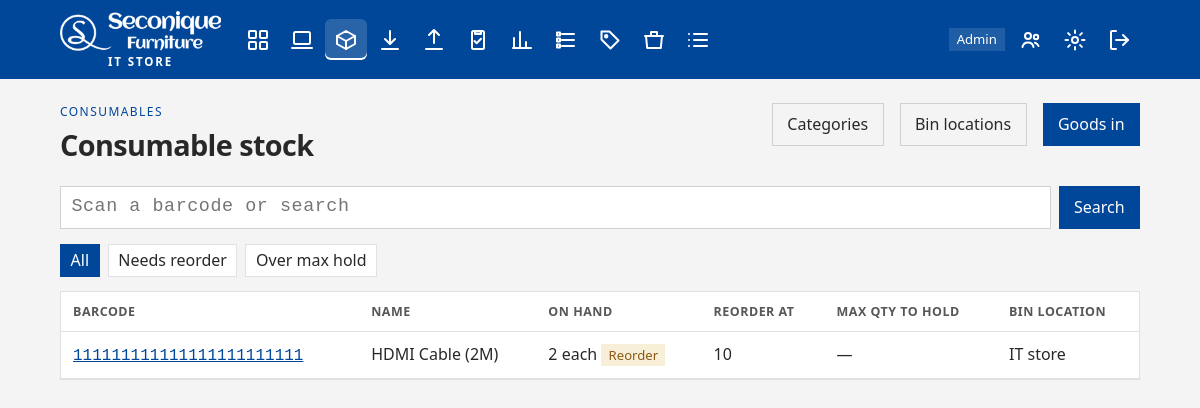
The app's page /consumables/ (signed in) with its own data.
### stockroom/models.py (models this page shows, shortened)
class Consumable(models.Model):
    barcode = models.CharField(max_length=64, primary_key=True)
    name = models.CharField(max_length=200)
    category = models.CharField(max_length=100)
    attributes = models.TextField(
        blank=True,
        help_text="Separate each attribute with a comma, for example: HDMI, 2m, black.",
    )
    unit = models.CharField(max_length=30, default="each")
    quantity_on_hand = models.PositiveIntegerField(default=0)
    reorder_level = models.PositiveIntegerField(default=0)
    reorder_quantity = models.PositiveIntegerField(default=1)
    max_qty_to_hold = models.PositiveIntegerField(
        "max qty to hold",
        default=0,
        help_text="The most of this item the store should keep. Zero means there is no maximum.",
    )
    location = models.CharField("bin location", max_length=100, blank=True)
    supplier = models.CharField(max_length=200, blank=True)
    notes = models.TextField(blank=True)
    updated_at = models.DateTimeField(auto_now=True)
    class Meta:
        db_table = "consumables"
        ordering = ["name", "barcode"]
        indexes = [
            models.Index(fields=["category"], name="consumable_category_idx"),
        ]
    @property
    def needs_reorder(self):
        return self.quantity_on_hand <= self.reorder_level
    @property
    def over_max_hold(self):
        return self.max_qty_to_hold > 0 and self.quantity_on_hand > self.max_qty_to_hold

### stockroom/views/consumables.py (the view, shortened to what this page needs)
# urls.py: path("consumables/", consumables.consumable_list, name="consumable_list"),
@role_required(STANDARD, ADMIN)
def consumable_list(request):
    query = request.GET.get("q", "").strip()
    if query and Consumable.objects.filter(pk=query).exists():
        return redirect("consumable_detail", barcode=query)
    items = Consumable.objects.all()
    low_only = request.GET.get("low") == "1"
    over_only = request.GET.get("over") == "1"
    if low_only:
        items = items.filter(quantity_on_hand__lte=F("reorder_level"))
    elif over_only:
        items = items.filter(
            max_qty_to_hold__gt=0, quantity_on_hand__gt=F("max_qty_to_hold")
        )
    return render(
        request,
        "stockroom/consumables/list.html",
        {
            "page_obj": paginate(request, items),
            "query": query,
            "low_only": low_only,
            "over_only": over_only,
        },
    )

### stockroom/context_processors.py (called while the page is built)
def stockroom_context(request):
    user = request.user
    if not user.is_authenticated:
        return {"scanner_auto_submit": True, "store_role": None}
    prefs = get_settings(user)
    return {
        "store_role": primary_role(user),
        "is_store_admin": has_role(user, (ADMIN,)),
        "is_operational": has_role(user, OPERATIONAL),
        "can_report": has_role(user, REPORTING_ACCESS),
        "scanner_auto_submit": prefs.scanner_auto_submit,
        "store_settings": prefs,
    }

### stockroom/converters.py (called while the page is built)
    def to_url(self, value):
        return value

### stockroom/models.py (called while the page is built)
def get_settings(user):
    setting, _created = UserSetting.objects.get_or_create(user=user)
    return setting

### stockroom/roles.py (called while the page is built, shortened)
def role_names(user):
    if not getattr(user, "is_authenticated", False):
        return set()
    names = set(user.groups.values_list("name", flat=True))
    if user.is_superuser:
        names.add(ADMIN)
    return names

def has_role(user, roles):
    return bool(role_names(user) & set(roles))

def primary_role(user):
    names = role_names(user)
    if ADMIN in names:
        return ADMIN

### stockroom/views/common.py (called while the page is built)
def role_required(*roles):
    def decorator(view):
        @login_required
        @wraps(view)
        def wrapper(request, *args, **kwargs):
            if not has_role(request.user, roles):
                messages.error(
                    request, "Your account does not have access to that page."
                )
                return redirect(home_url_name(request.user))
            return view(request, *args, **kwargs)
        return wrapper
    return decorator

def paginate(request, queryset):
    prefs = get_settings(request.user)
    paginator = Paginator(queryset, prefs.records_per_page or 25)
    return paginator.get_page(request.GET.get("page"))

### stockroom/templates/stockroom/consumables/list.html (shortened to what this page needs)
{% extends "stockroom/base.html" %}
{% block content %}
<header class="page-head">
  <div>
    <p class="eyebrow">Consumables</p>
    <h1>Consumable stock</h1>
  </div>
  <div class="page-actions">
    {% if is_store_admin %}
      <a class="btn btn-ghost" href="{% url 'asset_category_list' %}">Categories</a>
      <a class="btn btn-ghost" href="{% url 'bin_location_list' %}">Bin locations</a>
    {% endif %}
    <a class="btn btn-primary" href="{% url 'goods_in_consumable' %}">Goods in</a>
  </div>
</header>
<form class="search" method="get">
  <input id="q" name="q" class="input barcode-input" value="{{ query }}" placeholder="Scan a barcode or search" autocomplete="off" autocapitalize="off" spellcheck="false" data-scan-mode="submit" autofocus>
  <button class="btn btn-primary" type="submit">Search</button>
</form>
<div class="filters">
  <a href="{% url 'consumable_list' %}" {% if not low_only and not over_only %}aria-current="true"{% endif %}>All</a>
  <a href="?low=1{% if query %}&amp;q={{ query|urlencode }}{% endif %}" {% if low_only %}aria-current="true"{% endif %}>Needs reorder</a>
  <a href="?over=1{% if query %}&amp;q={{ query|urlencode }}{% endif %}" {% if over_only %}aria-current="true"{% endif %}>Over max hold</a>
</div>
{% if page_obj.paginator.count %}
  <div class="table-wrap">
    <table>
      <thead>
        <tr>
          <th>Barcode</th><th>Name</th><th>On hand</th><th>Reorder at</th><th>Max qty to hold</th><th>Bin location</th>
        </tr>
      </thead>
      <tbody>
        {% for item in page_obj %}
          <tr>
            <td data-label="Barcode"><a class="mono" href="{% url 'consumable_detail' item.barcode %}">{{ item.barcode }}</a></td>
            <td data-label="Name">{{ item.name }}</td>
            <td data-label="On hand">
              {{ item.quantity_on_hand }} {{ item.unit }}
              {% if item.needs_reorder %}<span class="pill pill-warn">Reorder</span>{% endif %}
            </td>
            <td data-label="Reorder at">{{ item.reorder_level }}</td>
            <td data-label="Max qty to hold">{% if item.max_qty_to_hold %}{{ item.max_qty_to_hold }}{% else %}—{% endif %}</td>
            <td data-label="Bin location">{{ item.location|default:"—" }}</td>
          </tr>
        {% endfor %}
      </tbody>
    </table>
  </div>
{% else %}
  <section class="panel empty-panel">
    <h2>No consumables match</h2>
    <p>Receive a consumable to start the usage log.</p>
  </section>
{% endif %}
{% endblock %}

### stockroom/templates/stockroom/base.html (shortened to what this page needs)
<!DOCTYPE html>
<html lang="en-GB">
<head>
  {% load static %}
  <link rel="stylesheet" href="{% static 'stockroom/css/app.css' %}?v=14">
</head>
<body class="{% block body_class %}{% endblock %}" data-scanner-submit="{{ scanner_auto_submit|yesno:'true,false' }}">
  {% block nav %}
  <header class="topbar">
    <div class="topbar-inner">
      <a class="brand" href="{% url 'home' %}">
        <img src="{% static 'stockroom/img/seconique-logo-white.png' %}?v=2" alt="Seconique Furniture">
        <small>IT Store</small>
      </a>
      <nav class="nav" aria-label="Primary">
        {% if is_operational %}
          <a href="{% url 'dashboard' %}" aria-label="Dashboard" >{% include "stockroom/partials/icon.html" with icon="dashboard" %}</a>
          <a href="{% url 'asset_list' %}" aria-label="Assets" >{% include "stockroom/partials/icon.html" with icon="assets" %}</a>
          <a href="{% url 'consumable_list' %}" aria-label="Consumables" {% if 'consumable' in request.resolver_match.url_name %}aria-current="page"{% endif %}>{% include "stockroom/partials/icon.html" with icon="consumables" %}<span class="nav-tip">Consumables</span></a>
          <a href="{% url 'goods_in' %}" aria-label="Goods in" >{% include "stockroom/partials/icon.html" with icon="goods-in" %}</a>
          <a href="{% url 'goods_out' %}" aria-label="Goods out" >{% include "stockroom/partials/icon.html" with icon="goods-out" %}</a>
          <a href="{% url 'stocktake_home' %}" aria-label="Stocktake" >{% include "stockroom/partials/icon.html" with icon="stocktake" %}</a>
        {% endif %}
        {% if can_report %}
          <a href="{% url 'analytics' %}" aria-label="Analytics" >{% include "stockroom/partials/icon.html" with icon="analytics" %}</a>
        {% endif %}
        {% if is_operational or can_report %}
          <a href="{% url 'store_contents' %}" aria-label="Store list" >{% include "stockroom/partials/icon.html" with icon="contents" %}</a>
          <a href="{% url 'attribute_report' %}" aria-label="Attributes" >{% include "stockroom/partials/icon.html" with icon="attributes" %}</a>
          {% if is_store_admin %}
            <a href="{% url 'bin_location_list' %}" aria-label="Bin locations" >{% include "stockroom/partials/icon.html" with icon="bins" %}</a>
          {% endif %}
          <a href="{% url 'usage_list' %}" aria-label="Usage" >{% include "stockroom/partials/icon.html" with icon="usage" %}</a>
        {% endif %}
      </nav>
      <div class="account">
        {% if store_role %}<span class="role">{{ store_role }}</span>{% endif %}
        {% if is_store_admin %}
          <a class="icon-btn" href="{% url 'user_list' %}" aria-label="Users" >{% include "stockroom/partials/icon.html" with icon="users" %}</a>
        {% endif %}
        <a class="icon-btn" href="{% url 'user_settings' %}" aria-label="Settings">{% include "stockroom/partials/icon.html" with icon="settings" %}<span class="nav-tip">Settings</span></a>
        <form method="post" action="{% url 'logout' %}">
          <button type="submit" class="icon-btn" aria-label="Sign out">{% include "stockroom/partials/icon.html" with icon="sign-out" %}<span class="nav-tip">Sign out</span></button>
        </form>
      </div>
    </div>
  </header>
  {% endblock %}
  <main class="page">
    {% block content %}{% endblock %}
  </main>
</body>
</html>

### stockroom/static/stockroom/css/app.css (style rules this page uses)
:root { --ink: #282828; --muted: #575757; --paper: #f4f4f4; --panel: #ffffff; --line: #e1e1e1; --pine: #004699; --pine-deep: #00356e; --copper: #004699; --copper-soft: #e0eaec; --good: #1f7a4d; --good-soft: #e5f3eb; --warn: #8a5a12; --warn-soft: #f8efd8; --bad: #b30000; --bad-soft: #f8e4e2; --shadow: 0 12px 30px rgba(0, 35, 80, 0.06); color: var(--ink); background: var(--paper); font-family: "Segoe UI", "Avenir Next", sans-serif; line-height: 1.45; }
* { box-sizing: border-box; }
body { margin: 0; min-height: 100vh; }
a { color: var(--pine); }
h1, h2 { font-weight: 650; letter-spacing: -0.02em; margin: 0; }
h1 { font-size: 1.8rem; }
.topbar { background: var(--pine); color: #ffffff; position: sticky; top: 0; z-index: 30; }
.topbar a { color: inherit; text-decoration: none; }
.topbar-inner { max-width: 1120px; margin: 0 auto; padding: 0.7rem 1.25rem; display: flex; gap: 1rem; align-items: center; flex-wrap: wrap; }
.brand { display: flex; flex-direction: column; align-items: center; gap: 0.2rem; }
.brand img { height: 42px; width: auto; display: block; }
.brand small { color: #ffffff; letter-spacing: 0.16em; text-transform: uppercase; font-size: 0.72rem; font-weight: 700; line-height: 1; }
.nav, .account { display: flex; flex-wrap: wrap; gap: 0.15rem; align-items: center; }
.account { margin-left: auto; }
.nav a, .icon-btn { position: relative; display: inline-flex; align-items: center; justify-content: center; width: 2.6rem; height: 2.6rem; padding: 0; border: 0; border-radius: 6px; background: transparent; color: #ffffff; cursor: pointer; }
.nav a[aria-current="page"], .icon-btn[aria-current="page"] { background: rgba(255, 255, 255, 0.16); box-shadow: inset 0 -2px 0 #ffffff; }
.role { background: rgba(255, 255, 255, 0.12); padding: 0.15rem 0.5rem; font-size: 0.82rem; margin-right: 0.2rem; }
.page { max-width: 1120px; margin: 0 auto; padding: 1.5rem 1.25rem 3rem; }
.page-head, .form-actions, .page-actions { display: flex; gap: 1rem; justify-content: space-between; align-items: flex-start; flex-wrap: wrap; }
.page-head { margin-bottom: 1.25rem; }
.eyebrow { text-transform: uppercase; letter-spacing: 0.12em; font-size: 0.75rem; color: var(--copper); margin: 0 0 0.25rem; }
.mono { font-family: Consolas, "Courier New", monospace; }
.search, .filters { display: flex; gap: 0.5rem; flex-wrap: wrap; margin-bottom: 0.9rem; align-items: center; }
.search .input { flex: 1 1 16rem; }
.filters a { text-decoration: none; padding: 0.25rem 0.6rem; border: 1px solid var(--line); background: var(--panel); color: inherit; }
.filters a[aria-current="true"] { background: var(--pine); color: white; border-color: var(--pine); }
.table-wrap { overflow-x: auto; background: var(--panel); border: 1px solid var(--line); margin-bottom: 0.8rem; }
table { width: 100%; border-collapse: collapse; }
th, td { text-align: left; padding: 0.65rem 0.75rem; border-bottom: 1px solid var(--line); vertical-align: top; }
th { font-size: 0.78rem; letter-spacing: 0.04em; text-transform: uppercase; color: var(--muted); }
.pill { display: inline-block; padding: 0.1rem 0.45rem; background: #efeae2; font-size: 0.82rem; }
.pill-in_repair, .pill-warn, .pill-missing { background: var(--warn-soft); color: var(--warn); }
.input, select.input, textarea.input { width: 100%; min-height: 2.7rem; padding: 0.45rem 0.65rem; border: 1px solid #d1d1d1; background: white; color: var(--ink); font: inherit; }
.barcode-input { font-family: Consolas, "Courier New", monospace; font-size: 1.15rem; letter-spacing: 0.03em; }
.btn { display: inline-flex; align-items: center; justify-content: center; min-height: 2.7rem; padding: 0.4rem 0.9rem; border: 1px solid transparent; font: inherit; cursor: pointer; text-decoration: none; }
.btn-primary { background: var(--copper); color: white; }
.btn-ghost { background: transparent; border-color: #d1d1d1; color: var(--ink); }

### records on screen
Consumable: barcode "111111111111111111111111", name "HDMI Cable (2M)", quantity_on_hand "2", unit "each", shows "Reorder", reorder_level "10", location "IT store"

### other values on screen
{{ store_role }} "Admin"
